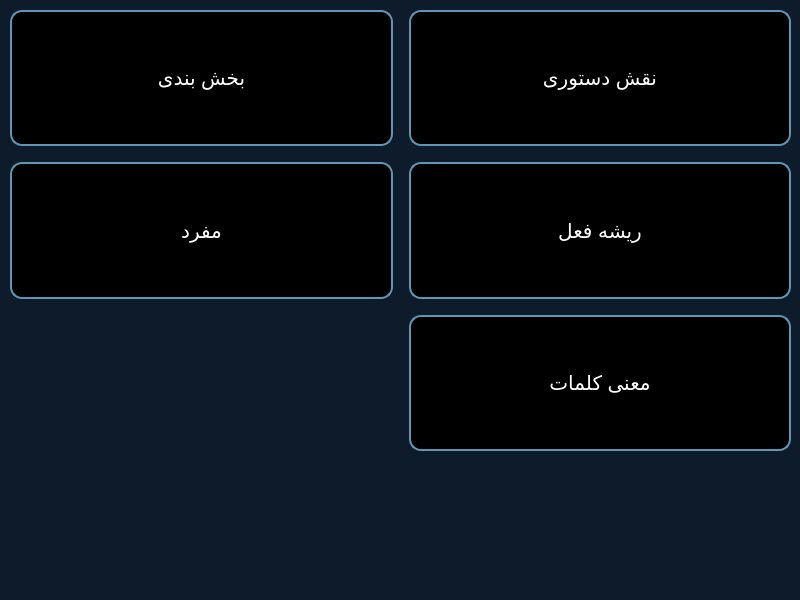
<?xml version="1.0" encoding="UTF-8"?>
<ui version="4.0">
 <class>MainWindow</class>
 <widget class="QMainWindow" name="MainWindow">
  <property name="geometry">
   <rect>
    <x>0</x>
    <y>0</y>
    <width>800</width>
    <height>600</height>
   </rect>
  </property>
  <property name="sizePolicy">
   <sizepolicy hsizetype="Fixed" vsizetype="Fixed">
    <horstretch>0</horstretch>
    <verstretch>0</verstretch>
   </sizepolicy>
  </property>
  <property name="minimumSize">
   <size>
    <width>800</width>
    <height>600</height>
   </size>
  </property>
  <property name="maximumSize">
   <size>
    <width>800</width>
    <height>600</height>
   </size>
  </property>
  <property name="windowTitle">
   <string>MainWindow</string>
  </property>
  <widget class="QWidget" name="centralwidget">
   <layout class="QGridLayout" name="gridLayout">
    <property name="leftMargin">
     <number>0</number>
    </property>
    <property name="topMargin">
     <number>0</number>
    </property>
    <property name="rightMargin">
     <number>0</number>
    </property>
    <property name="bottomMargin">
     <number>0</number>
    </property>
    <property name="spacing">
     <number>0</number>
    </property>
    <item row="0" column="0">
     <widget class="QStackedWidget" name="stackedWidget">
      <property name="styleSheet">
       <string notr="true">background-color: #0D1B2A</string>
      </property>
      <property name="currentIndex">
       <number>0</number>
      </property>
      <widget class="QWidget" name="page_home">
       <widget class="QWidget" name="widget" native="true">
        <property name="geometry">
         <rect>
          <x>10</x>
          <y>10</y>
          <width>781</width>
          <height>441</height>
         </rect>
        </property>
        <layout class="QGridLayout" name="gridLayout_2">
         <item row="2" column="1">
          <spacer name="horizontalSpacer">
           <property name="orientation">
            <enum>Qt::Horizontal</enum>
           </property>
           <property name="sizeType">
            <enum>QSizePolicy::Fixed</enum>
           </property>
           <property name="sizeHint" stdset="0">
            <size>
             <width>10</width>
             <height>10</height>
            </size>
           </property>
          </spacer>
         </item>
         <item row="1" column="2">
          <spacer name="verticalSpacer">
           <property name="orientation">
            <enum>Qt::Vertical</enum>
           </property>
           <property name="sizeType">
            <enum>QSizePolicy::Fixed</enum>
           </property>
           <property name="sizeHint" stdset="0">
            <size>
             <width>10</width>
             <height>10</height>
            </size>
           </property>
          </spacer>
         </item>
         <item row="2" column="2">
          <widget class="QPushButton" name="btn_rishe_fel">
           <property name="minimumSize">
            <size>
             <width>300</width>
             <height>101</height>
            </size>
           </property>
           <property name="maximumSize">
            <size>
             <width>999</width>
             <height>999</height>
            </size>
           </property>
           <property name="font">
            <font>
             <pointsize>15</pointsize>
             <weight>50</weight>
             <italic>false</italic>
             <bold>false</bold>
             <stylestrategy>PreferDefault</stylestrategy>
            </font>
           </property>
           <property name="mouseTracking">
            <bool>false</bool>
           </property>
           <property name="tabletTracking">
            <bool>false</bool>
           </property>
           <property name="styleSheet">
            <string notr="true">background-color: #000; color: #fff; padding: 0px;
border-radius: 12px;
border-style: solid;
border-color: #6096B4;
border-width: 2px 2px 2px 2px;</string>
           </property>
           <property name="text">
            <string>ریشه فعل</string>
           </property>
          </widget>
         </item>
         <item row="0" column="2">
          <widget class="QPushButton" name="btn_naghsh_dastory">
           <property name="minimumSize">
            <size>
             <width>200</width>
             <height>101</height>
            </size>
           </property>
           <property name="maximumSize">
            <size>
             <width>999</width>
             <height>999</height>
            </size>
           </property>
           <property name="font">
            <font>
             <pointsize>15</pointsize>
             <weight>50</weight>
             <italic>false</italic>
             <bold>false</bold>
             <stylestrategy>PreferDefault</stylestrategy>
            </font>
           </property>
           <property name="mouseTracking">
            <bool>false</bool>
           </property>
           <property name="tabletTracking">
            <bool>false</bool>
           </property>
           <property name="styleSheet">
            <string notr="true">background-color: #000; color: #fff; padding: 0px;
border-radius: 12px;
border-style: solid;
border-color: #6096B4;
border-width: 2px 2px 2px 2px;</string>
           </property>
           <property name="text">
            <string>نقش دستوری</string>
           </property>
          </widget>
         </item>
         <item row="0" column="0">
          <widget class="QPushButton" name="btn_bakhsbandi">
           <property name="minimumSize">
            <size>
             <width>300</width>
             <height>101</height>
            </size>
           </property>
           <property name="maximumSize">
            <size>
             <width>999</width>
             <height>999</height>
            </size>
           </property>
           <property name="font">
            <font>
             <pointsize>15</pointsize>
             <weight>50</weight>
             <italic>false</italic>
             <bold>false</bold>
             <stylestrategy>PreferDefault</stylestrategy>
            </font>
           </property>
           <property name="mouseTracking">
            <bool>false</bool>
           </property>
           <property name="tabletTracking">
            <bool>false</bool>
           </property>
           <property name="styleSheet">
            <string notr="true">background-color: #000; color: #fff; padding: 0px;
border-radius: 12px;
border-style: solid;
border-color: #6096B4;
border-width: 2px 2px 2px 2px;</string>
           </property>
           <property name="text">
            <string>بخش بندی</string>
           </property>
          </widget>
         </item>
         <item row="2" column="0">
          <widget class="QPushButton" name="btn_mofrad">
           <property name="minimumSize">
            <size>
             <width>300</width>
             <height>101</height>
            </size>
           </property>
           <property name="maximumSize">
            <size>
             <width>999</width>
             <height>999</height>
            </size>
           </property>
           <property name="font">
            <font>
             <pointsize>15</pointsize>
             <weight>50</weight>
             <italic>false</italic>
             <bold>false</bold>
             <stylestrategy>PreferDefault</stylestrategy>
            </font>
           </property>
           <property name="mouseTracking">
            <bool>false</bool>
           </property>
           <property name="tabletTracking">
            <bool>false</bool>
           </property>
           <property name="styleSheet">
            <string notr="true">background-color: #000; color: #fff; padding: 0px;
border-radius: 12px;
border-style: solid;
border-color: #6096B4;
border-width: 2px 2px 2px 2px;</string>
           </property>
           <property name="text">
            <string>مفرد</string>
           </property>
          </widget>
         </item>
         <item row="4" column="2">
          <widget class="QPushButton" name="btn_mani">
           <property name="minimumSize">
            <size>
             <width>300</width>
             <height>101</height>
            </size>
           </property>
           <property name="maximumSize">
            <size>
             <width>999</width>
             <height>999</height>
            </size>
           </property>
           <property name="font">
            <font>
             <pointsize>15</pointsize>
             <weight>50</weight>
             <italic>false</italic>
             <bold>false</bold>
             <stylestrategy>PreferDefault</stylestrategy>
            </font>
           </property>
           <property name="mouseTracking">
            <bool>false</bool>
           </property>
           <property name="tabletTracking">
            <bool>false</bool>
           </property>
           <property name="styleSheet">
            <string notr="true">background-color: #000; color: #fff; padding: 0px;
border-radius: 12px;
border-style: solid;
border-color: #6096B4;
border-width: 2px 2px 2px 2px;</string>
           </property>
           <property name="text">
            <string>معنی کلمات</string>
           </property>
          </widget>
         </item>
         <item row="3" column="2">
          <spacer name="verticalSpacer_2">
           <property name="orientation">
            <enum>Qt::Vertical</enum>
           </property>
           <property name="sizeType">
            <enum>QSizePolicy::Fixed</enum>
           </property>
           <property name="sizeHint" stdset="0">
            <size>
             <width>10</width>
             <height>10</height>
            </size>
           </property>
          </spacer>
         </item>
        </layout>
       </widget>
      </widget>
      <widget class="QWidget" name="page_bakhsgbandi">
       <widget class="QLineEdit" name="lineEdit_naghsh">
        <property name="geometry">
         <rect>
          <x>332</x>
          <y>20</y>
          <width>461</width>
          <height>51</height>
         </rect>
        </property>
        <property name="font">
         <font>
          <pointsize>12</pointsize>
          <weight>50</weight>
          <bold>false</bold>
         </font>
        </property>
        <property name="styleSheet">
         <string notr="true">background-color: rgb(255, 255, 255);
</string>
        </property>
        <property name="text">
         <string/>
        </property>
       </widget>
       <widget class="QPushButton" name="btn_javab_naghsh">
        <property name="geometry">
         <rect>
          <x>150</x>
          <y>20</y>
          <width>161</width>
          <height>51</height>
         </rect>
        </property>
        <property name="font">
         <font>
          <pointsize>14</pointsize>
          <weight>75</weight>
          <bold>true</bold>
         </font>
        </property>
        <property name="styleSheet">
         <string notr="true">#btn_javab_naghsh{
background-color:#198754;
color: rgb(255, 255, 255);
border:2px solid #198754;
border-radius: 7px;
}
#btn_javab_naghsh:hover{
background-color: #157448;
border:2x sloid#5cb85c;
}</string>
        </property>
        <property name="text">
         <string>جواب</string>
        </property>
       </widget>
       <widget class="QPushButton" name="back_1">
        <property name="geometry">
         <rect>
          <x>10</x>
          <y>10</y>
          <width>51</width>
          <height>51</height>
         </rect>
        </property>
        <property name="cursor">
         <cursorShape>PointingHandCursor</cursorShape>
        </property>
        <property name="styleSheet">
         <string notr="true">border:none;
color:rgb(255, 255, 255)</string>
        </property>
        <property name="text">
         <string/>
        </property>
        <property name="icon">
         <iconset resource="resources.qrc">
          <normaloff>:/newPrefix/back-arrow.png</normaloff>:/newPrefix/back-arrow.png</iconset>
        </property>
        <property name="iconSize">
         <size>
          <width>45</width>
          <height>45</height>
         </size>
        </property>
       </widget>
       <widget class="QLabel" name="result_naghsh">
        <property name="geometry">
         <rect>
          <x>20</x>
          <y>110</y>
          <width>761</width>
          <height>471</height>
         </rect>
        </property>
        <property name="font">
         <font>
          <pointsize>12</pointsize>
         </font>
        </property>
        <property name="styleSheet">
         <string notr="true">background-color: #0D1B2A;
color: rgb(255, 255, 255);</string>
        </property>
        <property name="text">
         <string/>
        </property>
        <property name="alignment">
         <set>Qt::AlignLeading|Qt::AlignLeft|Qt::AlignTop</set>
        </property>
       </widget>
      </widget>
      <widget class="QWidget" name="page_bakhshbandi">
       <widget class="QLineEdit" name="lineEdit_bakhsh">
        <property name="geometry">
         <rect>
          <x>322</x>
          <y>20</y>
          <width>471</width>
          <height>51</height>
         </rect>
        </property>
        <property name="font">
         <font>
          <pointsize>12</pointsize>
          <weight>50</weight>
          <bold>false</bold>
         </font>
        </property>
        <property name="styleSheet">
         <string notr="true">background-color: rgb(255, 255, 255);
</string>
        </property>
        <property name="text">
         <string/>
        </property>
       </widget>
       <widget class="QPushButton" name="btn_javab_bakhsh">
        <property name="geometry">
         <rect>
          <x>140</x>
          <y>20</y>
          <width>161</width>
          <height>51</height>
         </rect>
        </property>
        <property name="font">
         <font>
          <pointsize>14</pointsize>
          <weight>75</weight>
          <bold>true</bold>
         </font>
        </property>
        <property name="styleSheet">
         <string notr="true">#btn_javab_bakhsh{
background-color:#198754;
color: rgb(255, 255, 255);
border:2px solid #198754;
border-radius: 7px;
}
#btn_javab_bakhsh:hover{
background-color: #157448;
border:2x sloid#5cb85c;
}</string>
        </property>
        <property name="text">
         <string>جواب</string>
        </property>
       </widget>
       <widget class="QPushButton" name="back_2">
        <property name="geometry">
         <rect>
          <x>10</x>
          <y>10</y>
          <width>51</width>
          <height>51</height>
         </rect>
        </property>
        <property name="cursor">
         <cursorShape>PointingHandCursor</cursorShape>
        </property>
        <property name="styleSheet">
         <string notr="true">border:none;
color:rgb(255, 255, 255)</string>
        </property>
        <property name="text">
         <string/>
        </property>
        <property name="icon">
         <iconset resource="resources.qrc">
          <normaloff>:/newPrefix/back-arrow.png</normaloff>:/newPrefix/back-arrow.png</iconset>
        </property>
        <property name="iconSize">
         <size>
          <width>45</width>
          <height>45</height>
         </size>
        </property>
       </widget>
       <widget class="QLabel" name="result_bakhsh">
        <property name="geometry">
         <rect>
          <x>20</x>
          <y>110</y>
          <width>761</width>
          <height>471</height>
         </rect>
        </property>
        <property name="font">
         <font>
          <pointsize>12</pointsize>
         </font>
        </property>
        <property name="styleSheet">
         <string notr="true">background-color: #0D1B2A;
color: rgb(255, 255, 255);</string>
        </property>
        <property name="text">
         <string/>
        </property>
        <property name="alignment">
         <set>Qt::AlignLeading|Qt::AlignLeft|Qt::AlignTop</set>
        </property>
       </widget>
      </widget>
      <widget class="QWidget" name="page_risheye_fel">
       <widget class="QPushButton" name="btn_javab_fel">
        <property name="geometry">
         <rect>
          <x>130</x>
          <y>20</y>
          <width>161</width>
          <height>51</height>
         </rect>
        </property>
        <property name="font">
         <font>
          <pointsize>14</pointsize>
          <weight>75</weight>
          <bold>true</bold>
         </font>
        </property>
        <property name="styleSheet">
         <string notr="true">#btn_javab_fel{
background-color:#198754;
color: rgb(255, 255, 255);
border:2px solid #198754;
border-radius: 7px;
}
#btn_javab_fel:hover{
background-color: #157448;
border:2x sloid#5cb85c;
}</string>
        </property>
        <property name="text">
         <string>جواب</string>
        </property>
       </widget>
       <widget class="QLineEdit" name="lineEdit_fel">
        <property name="geometry">
         <rect>
          <x>310</x>
          <y>20</y>
          <width>481</width>
          <height>51</height>
         </rect>
        </property>
        <property name="font">
         <font>
          <pointsize>12</pointsize>
          <weight>50</weight>
          <bold>false</bold>
         </font>
        </property>
        <property name="toolTip">
         <string>&lt;html&gt;&lt;head/&gt;&lt;body&gt;&lt;p&gt;&lt;br/&gt;&lt;/p&gt;&lt;/body&gt;&lt;/html&gt;</string>
        </property>
        <property name="whatsThis">
         <string>&lt;html&gt;&lt;head/&gt;&lt;body&gt;&lt;p&gt;&lt;br/&gt;&lt;/p&gt;&lt;/body&gt;&lt;/html&gt;</string>
        </property>
        <property name="styleSheet">
         <string notr="true">background-color: rgb(255, 255, 255);

</string>
        </property>
        <property name="text">
         <string/>
        </property>
       </widget>
       <widget class="QPushButton" name="back_3">
        <property name="geometry">
         <rect>
          <x>10</x>
          <y>10</y>
          <width>51</width>
          <height>51</height>
         </rect>
        </property>
        <property name="cursor">
         <cursorShape>PointingHandCursor</cursorShape>
        </property>
        <property name="styleSheet">
         <string notr="true">border:none;
color:rgb(255, 255, 255)</string>
        </property>
        <property name="text">
         <string/>
        </property>
        <property name="icon">
         <iconset resource="resources.qrc">
          <normaloff>:/newPrefix/back-arrow.png</normaloff>:/newPrefix/back-arrow.png</iconset>
        </property>
        <property name="iconSize">
         <size>
          <width>45</width>
          <height>45</height>
         </size>
        </property>
       </widget>
       <widget class="QLabel" name="result_fel">
        <property name="geometry">
         <rect>
          <x>20</x>
          <y>110</y>
          <width>761</width>
          <height>471</height>
         </rect>
        </property>
        <property name="font">
         <font>
          <pointsize>12</pointsize>
         </font>
        </property>
        <property name="styleSheet">
         <string notr="true">background-color: #0D1B2A;
color: rgb(255, 255, 255);</string>
        </property>
        <property name="text">
         <string/>
        </property>
        <property name="alignment">
         <set>Qt::AlignLeading|Qt::AlignLeft|Qt::AlignTop</set>
        </property>
       </widget>
      </widget>
      <widget class="QWidget" name="page_mofrad">
       <widget class="QPushButton" name="btn_javab_mofrad">
        <property name="geometry">
         <rect>
          <x>130</x>
          <y>20</y>
          <width>161</width>
          <height>51</height>
         </rect>
        </property>
        <property name="font">
         <font>
          <pointsize>14</pointsize>
          <weight>75</weight>
          <bold>true</bold>
         </font>
        </property>
        <property name="styleSheet">
         <string notr="true">#btn_javab_mofrad{
background-color:#198754;
color: rgb(255, 255, 255);
border:2px solid #198754;
border-radius: 7px;
}
#btn_javab_mofrad:hover{
background-color: #157448;
border:2x sloid#5cb85c;
}</string>
        </property>
        <property name="text">
         <string>جواب</string>
        </property>
       </widget>
       <widget class="QLineEdit" name="lineEdit_mofrad">
        <property name="geometry">
         <rect>
          <x>312</x>
          <y>20</y>
          <width>481</width>
          <height>51</height>
         </rect>
        </property>
        <property name="font">
         <font>
          <pointsize>12</pointsize>
          <weight>50</weight>
          <bold>false</bold>
         </font>
        </property>
        <property name="toolTip">
         <string>&lt;html&gt;&lt;head/&gt;&lt;body&gt;&lt;p&gt;&lt;br/&gt;&lt;/p&gt;&lt;/body&gt;&lt;/html&gt;</string>
        </property>
        <property name="whatsThis">
         <string>&lt;html&gt;&lt;head/&gt;&lt;body&gt;&lt;p&gt;&lt;br/&gt;&lt;/p&gt;&lt;/body&gt;&lt;/html&gt;</string>
        </property>
        <property name="styleSheet">
         <string notr="true">background-color: rgb(255, 255, 255);

</string>
        </property>
        <property name="text">
         <string/>
        </property>
       </widget>
       <widget class="QPushButton" name="back_4">
        <property name="geometry">
         <rect>
          <x>10</x>
          <y>10</y>
          <width>51</width>
          <height>51</height>
         </rect>
        </property>
        <property name="cursor">
         <cursorShape>PointingHandCursor</cursorShape>
        </property>
        <property name="styleSheet">
         <string notr="true">border:none;
color:rgb(255, 255, 255)</string>
        </property>
        <property name="text">
         <string/>
        </property>
        <property name="icon">
         <iconset resource="resources.qrc">
          <normaloff>:/newPrefix/back-arrow.png</normaloff>:/newPrefix/back-arrow.png</iconset>
        </property>
        <property name="iconSize">
         <size>
          <width>45</width>
          <height>45</height>
         </size>
        </property>
       </widget>
       <widget class="QLabel" name="result_mofrad">
        <property name="geometry">
         <rect>
          <x>20</x>
          <y>110</y>
          <width>761</width>
          <height>471</height>
         </rect>
        </property>
        <property name="font">
         <font>
          <pointsize>12</pointsize>
         </font>
        </property>
        <property name="styleSheet">
         <string notr="true">background-color: #0D1B2A;
color: rgb(255, 255, 255);</string>
        </property>
        <property name="text">
         <string/>
        </property>
        <property name="alignment">
         <set>Qt::AlignLeading|Qt::AlignLeft|Qt::AlignTop</set>
        </property>
       </widget>
      </widget>
      <widget class="QWidget" name="page_mani">
       <widget class="QPushButton" name="btn_javab_mani">
        <property name="geometry">
         <rect>
          <x>130</x>
          <y>20</y>
          <width>161</width>
          <height>51</height>
         </rect>
        </property>
        <property name="font">
         <font>
          <pointsize>14</pointsize>
          <weight>75</weight>
          <bold>true</bold>
         </font>
        </property>
        <property name="styleSheet">
         <string notr="true">#btn_javab_mani{
background-color:#198754;
color: rgb(255, 255, 255);
border:2px solid #198754;
border-radius: 7px;
}
#btn_javab_mani:hover{
background-color: #157448;
border:2x sloid#5cb85c;
}</string>
        </property>
        <property name="text">
         <string>جواب</string>
        </property>
       </widget>
       <widget class="QLineEdit" name="lineEdit_mani">
        <property name="geometry">
         <rect>
          <x>312</x>
          <y>20</y>
          <width>481</width>
          <height>51</height>
         </rect>
        </property>
        <property name="font">
         <font>
          <pointsize>12</pointsize>
          <weight>50</weight>
          <bold>false</bold>
         </font>
        </property>
        <property name="toolTip">
         <string>&lt;html&gt;&lt;head/&gt;&lt;body&gt;&lt;p&gt;&lt;br/&gt;&lt;/p&gt;&lt;/body&gt;&lt;/html&gt;</string>
        </property>
        <property name="whatsThis">
         <string>&lt;html&gt;&lt;head/&gt;&lt;body&gt;&lt;p&gt;&lt;br/&gt;&lt;/p&gt;&lt;/body&gt;&lt;/html&gt;</string>
        </property>
        <property name="styleSheet">
         <string notr="true">background-color: rgb(255, 255, 255);

</string>
        </property>
        <property name="text">
         <string/>
        </property>
       </widget>
       <widget class="QLabel" name="result_mani">
        <property name="geometry">
         <rect>
          <x>20</x>
          <y>110</y>
          <width>761</width>
          <height>471</height>
         </rect>
        </property>
        <property name="font">
         <font>
          <pointsize>12</pointsize>
         </font>
        </property>
        <property name="styleSheet">
         <string notr="true">background-color: #0D1B2A;
color: rgb(255, 255, 255);</string>
        </property>
        <property name="text">
         <string/>
        </property>
        <property name="alignment">
         <set>Qt::AlignLeading|Qt::AlignLeft|Qt::AlignTop</set>
        </property>
       </widget>
       <widget class="QPushButton" name="back_5">
        <property name="geometry">
         <rect>
          <x>10</x>
          <y>10</y>
          <width>51</width>
          <height>51</height>
         </rect>
        </property>
        <property name="cursor">
         <cursorShape>PointingHandCursor</cursorShape>
        </property>
        <property name="styleSheet">
         <string notr="true">border:none;
color:rgb(255, 255, 255)</string>
        </property>
        <property name="text">
         <string/>
        </property>
        <property name="icon">
         <iconset resource="resources.qrc">
          <normaloff>:/newPrefix/back-arrow.png</normaloff>:/newPrefix/back-arrow.png</iconset>
        </property>
        <property name="iconSize">
         <size>
          <width>45</width>
          <height>45</height>
         </size>
        </property>
       </widget>
      </widget>
      <widget class="QWidget" name="page_emla">
       <widget class="QPushButton" name="back_6">
        <property name="geometry">
         <rect>
          <x>10</x>
          <y>10</y>
          <width>51</width>
          <height>51</height>
         </rect>
        </property>
        <property name="cursor">
         <cursorShape>PointingHandCursor</cursorShape>
        </property>
        <property name="styleSheet">
         <string notr="true">border:none;
color:rgb(255, 255, 255)</string>
        </property>
        <property name="text">
         <string/>
        </property>
        <property name="icon">
         <iconset resource="resources.qrc">
          <normaloff>:/newPrefix/back-arrow.png</normaloff>:/newPrefix/back-arrow.png</iconset>
        </property>
        <property name="iconSize">
         <size>
          <width>45</width>
          <height>45</height>
         </size>
        </property>
       </widget>
       <widget class="QLabel" name="result_emla">
        <property name="geometry">
         <rect>
          <x>20</x>
          <y>110</y>
          <width>761</width>
          <height>471</height>
         </rect>
        </property>
        <property name="font">
         <font>
          <pointsize>12</pointsize>
         </font>
        </property>
        <property name="styleSheet">
         <string notr="true">background-color: #0D1B2A;
color: rgb(255, 255, 255);</string>
        </property>
        <property name="text">
         <string/>
        </property>
        <property name="alignment">
         <set>Qt::AlignLeading|Qt::AlignLeft|Qt::AlignTop</set>
        </property>
       </widget>
       <widget class="QLineEdit" name="lineEdit_darsa_emla">
        <property name="geometry">
         <rect>
          <x>290</x>
          <y>20</y>
          <width>251</width>
          <height>51</height>
         </rect>
        </property>
        <property name="font">
         <font>
          <pointsize>12</pointsize>
          <weight>50</weight>
          <bold>false</bold>
         </font>
        </property>
        <property name="toolTip">
         <string>&lt;html&gt;&lt;head/&gt;&lt;body&gt;&lt;p&gt;&lt;br/&gt;&lt;/p&gt;&lt;/body&gt;&lt;/html&gt;</string>
        </property>
        <property name="whatsThis">
         <string>&lt;html&gt;&lt;head/&gt;&lt;body&gt;&lt;p&gt;&lt;br/&gt;&lt;/p&gt;&lt;/body&gt;&lt;/html&gt;</string>
        </property>
        <property name="styleSheet">
         <string notr="true">background-color: rgb(255, 255, 255);

</string>
        </property>
        <property name="text">
         <string/>
        </property>
       </widget>
       <widget class="QPushButton" name="btn_javab_emla">
        <property name="geometry">
         <rect>
          <x>90</x>
          <y>20</y>
          <width>161</width>
          <height>51</height>
         </rect>
        </property>
        <property name="font">
         <font>
          <pointsize>14</pointsize>
          <weight>75</weight>
          <bold>true</bold>
         </font>
        </property>
        <property name="styleSheet">
         <string notr="true">#btn_javab_emla{
background-color:#198754;
color: rgb(255, 255, 255);
border:2px solid #198754;
border-radius: 7px;
}
#btn_javab_emlai:hover{
background-color: #157448;
border:2x sloid#5cb85c;
}</string>
        </property>
        <property name="text">
         <string>جواب</string>
        </property>
       </widget>
       <widget class="QLineEdit" name="lineEdit_paye_emla">
        <property name="geometry">
         <rect>
          <x>550</x>
          <y>20</y>
          <width>231</width>
          <height>51</height>
         </rect>
        </property>
        <property name="font">
         <font>
          <pointsize>12</pointsize>
          <weight>50</weight>
          <bold>false</bold>
         </font>
        </property>
        <property name="toolTip">
         <string>&lt;html&gt;&lt;head/&gt;&lt;body&gt;&lt;p&gt;&lt;br/&gt;&lt;/p&gt;&lt;/body&gt;&lt;/html&gt;</string>
        </property>
        <property name="whatsThis">
         <string>&lt;html&gt;&lt;head/&gt;&lt;body&gt;&lt;p&gt;&lt;br/&gt;&lt;/p&gt;&lt;/body&gt;&lt;/html&gt;</string>
        </property>
        <property name="styleSheet">
         <string notr="true">background-color: rgb(255, 255, 255);

</string>
        </property>
        <property name="text">
         <string/>
        </property>
       </widget>
      </widget>
     </widget>
    </item>
   </layout>
  </widget>
 </widget>
 <resources>
  <include location="resources.qrc"/>
 </resources>
 <connections/>
</ui>
